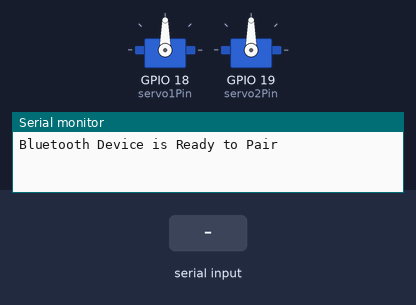
A sketch run on a simulated ESP32. Parts: 2 × servo, the last lines printed to the serial monitor. The inputs (shaded band) are chosen by the test bench. Nothing arrives over Bluetooth unless stated.

Above: at 1.2 s.
1.3 s: "30,150\n" received over the second serial link
At 1.9 s:
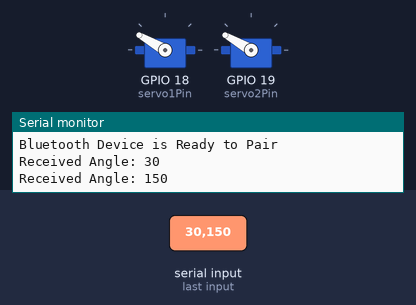
At 3.1 s:
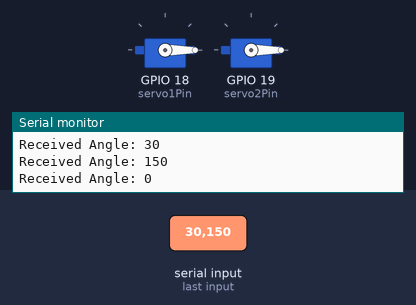
3.8 s: "90,45\n" received over the second serial link
At 4.6 s:
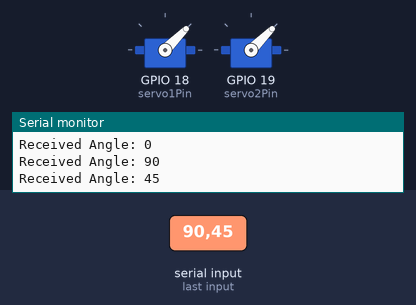
Timing chart, 0 to 6.8 s (numbered marks = the images above; inputs shaded):
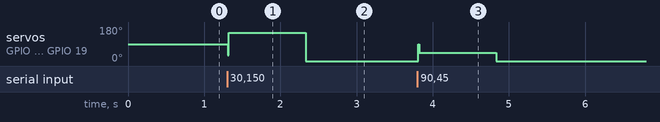

The sketch:

servocontrolcode.ino
```cpp
#include <BluetoothSerial.h>
#include <ESP32Servo.h>

// Initialize Bluetooth Serial object
BluetoothSerial SerialBT;

// Create Servo objects
Servo servo1;
Servo servo2;

// Define the GPIO pins for the servos
const int servo1Pin = 18;
const int servo2Pin = 19;

// Variable to store the incoming angle
int targetAngle = 90; // Start at middle position

void setup() {
  Serial.begin(115200); // For Serial Monitor debugging

  // Start Bluetooth with a name
  SerialBT.begin("ESP32_Dual_Servo");
  Serial.println("Bluetooth Device is Ready to Pair");

  // Allow allocation of all timers
  ESP32PWM::allocateTimer(0);
  ESP32PWM::allocateTimer(1);
  ESP32PWM::allocateTimer(2);
  ESP32PWM::allocateTimer(3);

  // Attach servos to pins
  // Standard SG90 pulse width: 500us to 2400us
  servo1.setPeriodHertz(50);
  servo1.attach(servo1Pin, 500, 2400);

  servo2.setPeriodHertz(50);
  servo2.attach(servo2Pin, 500, 2400);

  // Initialize servos to neutral position
  updateServos(90);
}

void loop() {
  // Check if data is available via Bluetooth
  if (SerialBT.available()) {

    // Read the incoming integer
    // We use parseInt() to grab the whole number sent from the phone
    int input = SerialBT.parseInt();

    // Small delay to ensure buffer is cleared usually not needed but good for stability
    delay(10);

    // Validate if the input is within servo range (0 to 180)
    // We check input > 0 because parseInt returns 0 if it times out or fails
    if (input >= 0 && input <= 180) {
      targetAngle = input;

      Serial.print("Received Angle: ");
      Serial.println(targetAngle);

      updateServos(targetAngle);
    }
  }
}

// Function to handle the opposite direction logic
void updateServos(int angle) {
  // Servo 1 moves normally
  servo1.write(angle);

  // Servo 2 moves in the opposite direction (Inverse)
  // If angle is 0, Servo 2 goes to 180. If angle is 180, Servo 2 goes to 0.
  int inverseAngle = angle;
  servo2.write(inverseAngle);
}
```

Measured:
- after the input at 1.3 s, servo on GPIO 18 (servo1Pin), servo on GPIO 19 (servo2Pin): 90° → 150° at once, → 0° 1.0 s later
- after the input at 3.8 s, servo on GPIO 18 (servo1Pin), servo on GPIO 19 (servo2Pin): 0° → 45° at once, → 0° 1.0 s later
